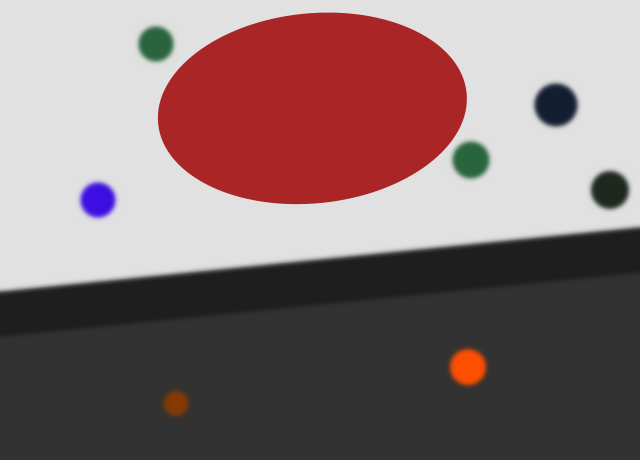
Frame 1 (no input)
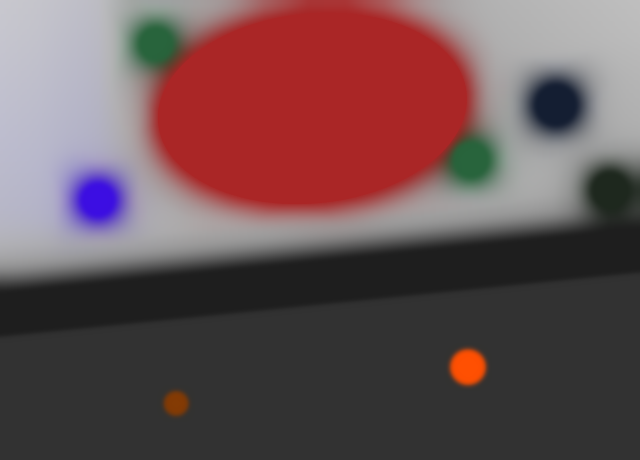
Frame 60 (the mouse pressed at the canvas centre just before this capture)
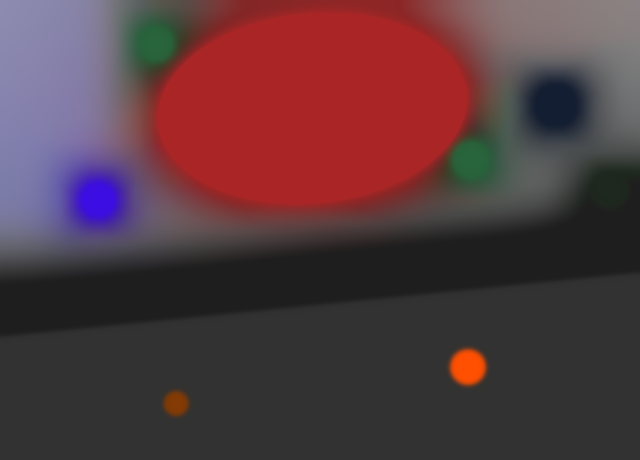
Frame 120 (the mouse held since frame 60 and released just before this capture)

The Processing sketch that drew these frames (run headless with seeded random() and noise(); from frame 60 on, the mouse is pressed at the canvas centre):

// Processing sketch: processing_10185
// ── processing_10185.pde

 //Autor: Alvaro Ramos
//IDEP 2010  
//Modulo: Processing  
//Miro dinamico  
PImage bg;                  
void setup()   
{  
  size(640,460);  
  frameRate(25);   
  noStroke();  
  smooth();  
  background (225);  
}  

void draw()   
{  
  
  fill(60,14,227);  
  ellipse(98,200, 35, 35);    //bolabluky  
  fill(120,38,38);  
  
  fill(40,100,60);  
  ellipse(156, 44, 35, 35);    //verdechikita 

  ellipse(471, 160, 37, 37); //bola marron 

  fill(30,40,30);  
  ellipse(610, 190, 38, 38); //verdegrisderecha
  
  
  fill(20,30,50);  
  ellipse(556, 105, 43, 43); //bolagrisderexa
  

  fill(30);  
  rotate(-0.10);  
  rect(-40,290,820,100);//lineanegra   
  
  fill(50,50,50);  
  rect(-60,335,830,950);  //suelo 
     
  fill(132,59,4);  
  ellipse(135, 419,25, 25); //naranjaizqd
  
  fill(265,80,2);  
  ellipse(429, 412, 36, 36); //circulonaranjabajo
 
  filter(BLUR, 2);             //Blureado  

  fill(170,38,38);  
  ellipse(300, 139, 310, 190);  
}
